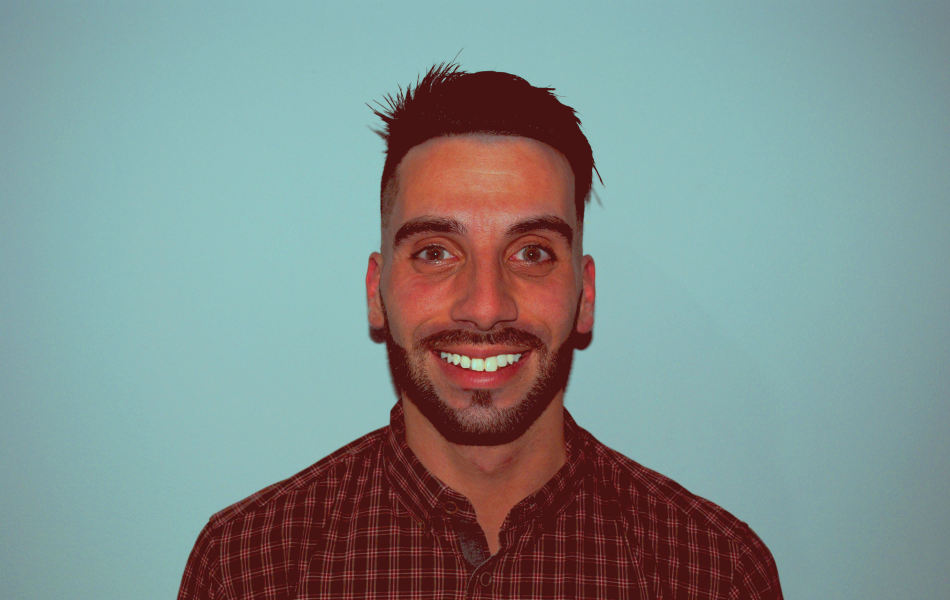
#> input picture faces-and-eyes-detection/tutorial-1/images/protrait-photo-big-1.jpg, 3800 x 2400 px (shown at 1/4 size)
$ python tutorial-1.py
#> lines starting #> are read from the running program, lines starting #| are printed output that depends on the picture; after the words box and inside, x2 and y2 are one past the last pixel; in counts of white or black regions, pixels touching at a corner belong together
# Facial Detection and Recognition

# Faces and Eyes Detection - Tutorial #1

# Description:
# - A simple tutorial for Faces and Eyes Detection,
#   using frames in shape of rectangles for each detected component;

# Authors:
# - Ruben Andre Barreiro


# Import OpenCV library
import cv2 as cv

# Fetch the Cascade Classifiers for Faces and Eyes
print("Loading Haar Cascade Classifiers...")
face_cascade = cv.CascadeClassifier('classifiers/haar-cascade/haarcascade_frontalface_default.xml')
eyes_cascade = cv.CascadeClassifier('classifiers/haar-cascade/haarcascade_eye.xml')

# Print a message in the case of an error occurred, during the loading of the Cascade Classifiers for the Faces
if not face_cascade.load('classifiers/haar-cascade/haarcascade_frontalface_default.xml'):
    print('Error in loading of the Cascade Classifiers for the Faces...')
    exit(0)

# Print a message in the case of an error occurred, during the loading of the Cascade Classifiers for the Eyes
if not eyes_cascade.load('classifiers/haar-cascade/haarcascade_eye.xml'):
    print('Error in loading of the Cascade Classifiers for the Eyes...')
    exit(0)

# Load the pretended image to be analysed and resize it
print("Loading image and resizing it...")
img = cv.imread('images/protrait-photo-big-1.jpg')
#> img is the input picture: shape (2400, 3800, 3); mean B, G, R 141.6, 143.4, 129
img = cv.resize(img, (1080, 720), interpolation = cv.INTER_AREA)
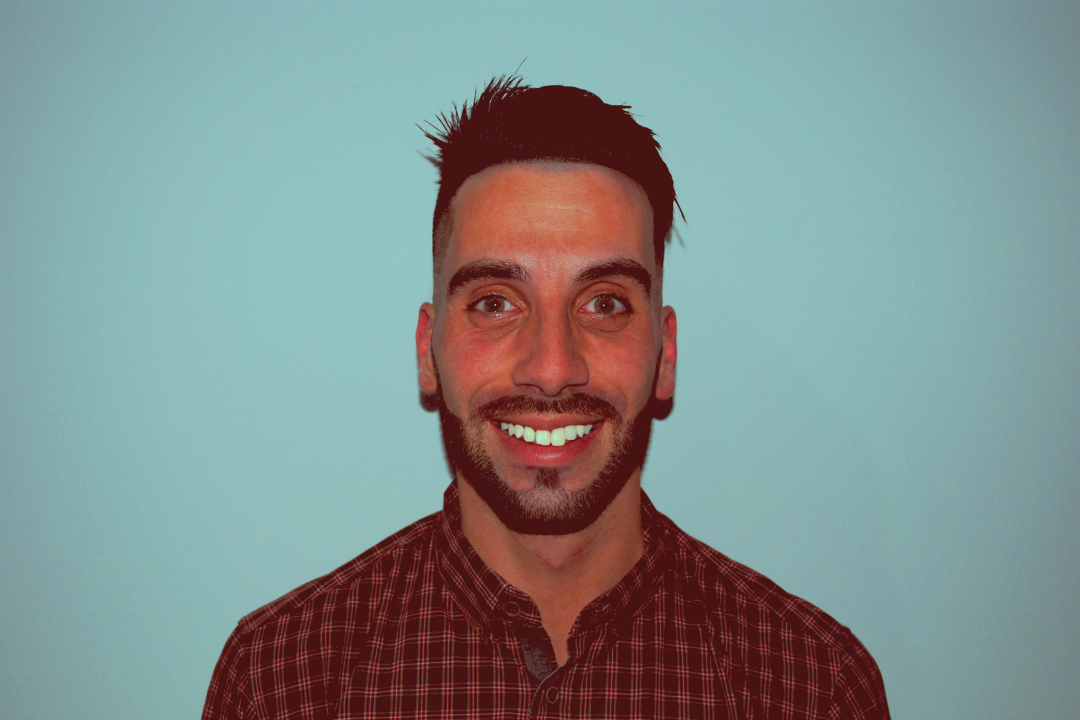
#> img: shape (720, 1080, 3); mean B, G, R 141.6, 143.4, 129

# Convert the loaded image to a gray scale to be use, if necessary
print("Loading image and resizing it...")
gray = cv.cvtColor(img, cv.COLOR_BGR2GRAY)
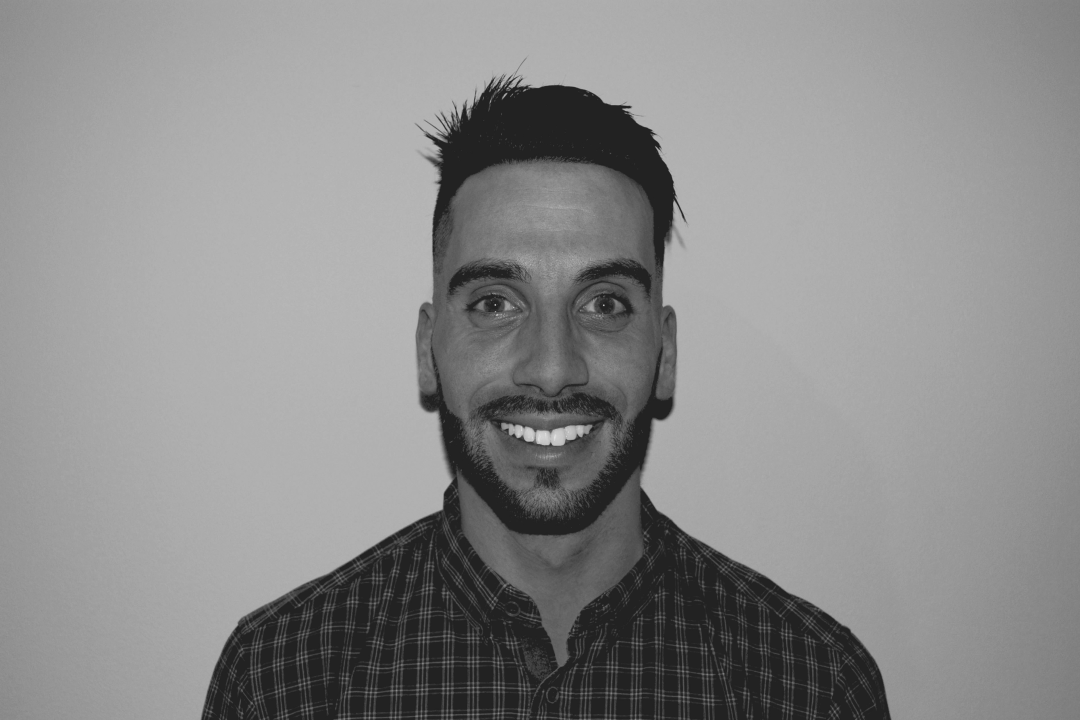
#> gray: shape (720, 1080); min 32, max 226, mean 138.9

# Detect Faces on the loaded image in a gray scale
print("Converting image to a gray scale, to detect the Faces on it...")
faces = face_cascade.detectMultiScale(gray, 1.3, 5)
#> faces = [[393, 178, 313, 313]]

# Analyse all the possible points in the loaded image to detect a Face
print("Analysing all the possible points in the loaded to detect a Face...")
for (x, y, w, h) in faces:

    # Draw a rectangle for each detected Face, around it
    cv.rectangle(img, (x, y), ((x + w), (y + h)), (0, 0, 255), 2)

    roi_gray = gray[y:(y + h), x:(x + w)]
    roi_color = img[y:(y + h), x:(x + w)]

    # Detect Eyes on the loaded image in a gray scale
    print("Converting image to a gray scale, to detect the Eyes on it...")
    eyes = eyes_cascade.detectMultiScale(roi_gray)

    # Analyse all the possible points in the loaded image to detect an Eye
    print("Analysing all the possible points in the loaded image to detect an Eye...")
    for (ex, ey, ew, eh) in eyes:

        # Draw a rectangle for each detected Eye, around it
        cv.rectangle(roi_color, (ex, ey), ((ex + ew), (ey + eh)), (0, 255, 0), 2)
#> this loop made 1 pass
#> (x, y, w, h, eyes) on pass 1: (393, 178, 313, 313, [[63, 91, 67, 67], [175, 92, 68, 68]])
#> (printed output is left out)
#> pass 1, `roi_gray = gray[y:(y + h), x:(x + w)]`:
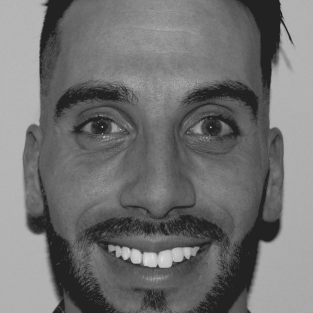
#> roi_gray: shape (313, 313); min 32, max 226, mean 113.3
#> pass 1, `roi_color = img[y:(y + h), x:(x + w)]`:
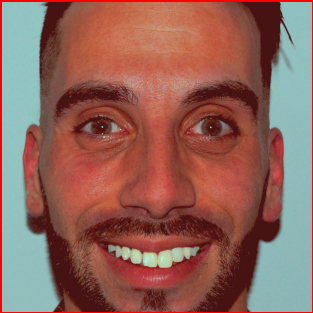
#> roi_color: shape (313, 313, 3); mean B, G, R 89.5, 99.5, 145
#> after the loop:
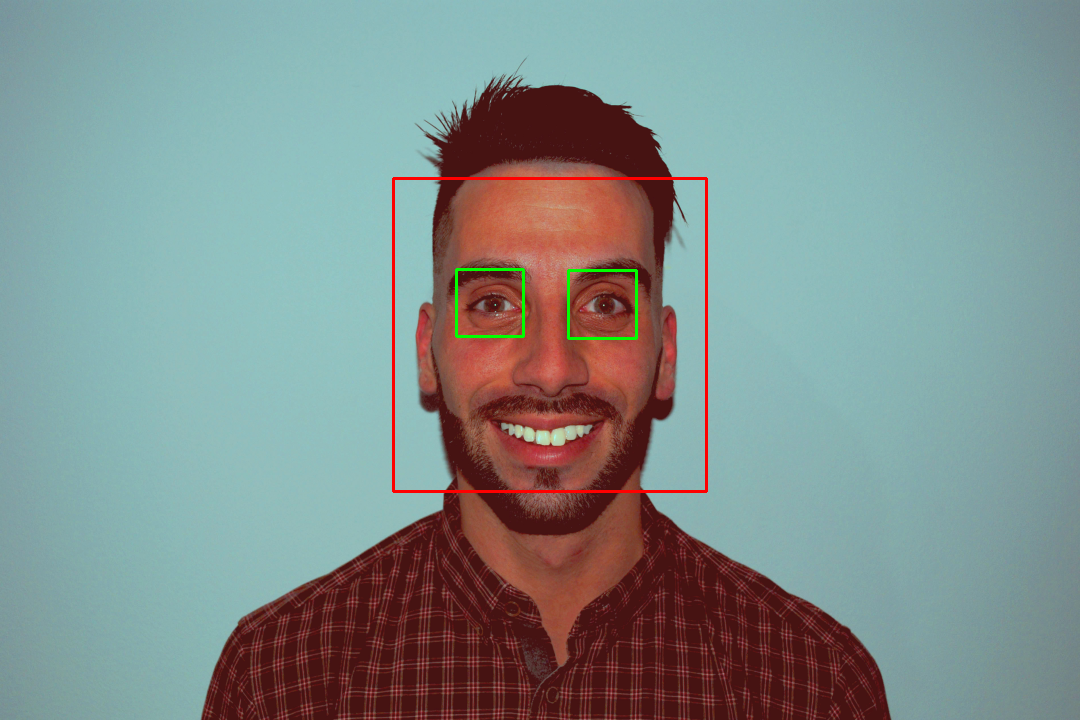
#> img: shape (720, 1080, 3); 0.69% of pixels changed, all inside (x1, y1, x2, y2) = (392, 177, 708, 493)
#> after the loop:
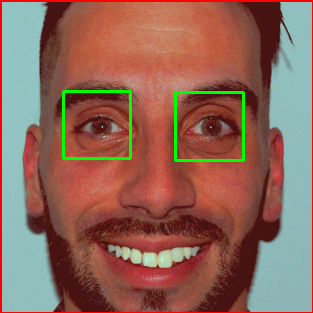
#> roi_color: shape (313, 313, 3); 1.65% of pixels changed, all inside (x1, y1, x2, y2) = (62, 90, 245, 162)

# Generate the final image with all the detected Faces and Eyes
print("Generating the final image with all the detected Faces and Eyes...")
cv.imshow('Faces and Eyes Detection - Tutorial #1', img)

# Wait until some key is pressed to close the window with the generated image with all the detected Faces and Eyes...
print("Press some key to close the window with the generated image with all the detected Faces and Eyes...")
c = cv.waitKey(0)
#> (key Esc is pressed here)
cv.destroyAllWindows()
